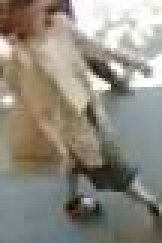
#> input picture data/y.JPG, 54 x 81 px (shown 3 times larger)
$ python test_sift.py   (older library calls are emulated)
#> lines starting #> are read from the running program, lines starting #| are printed output that depends on the picture; after the words box and inside, x2 and y2 are one past the last pixel; in counts of white or black regions, pixels touching at a corner belong together
import numpy as np
import cv2
from matplotlib import pyplot as plt

img1 = cv2.imread('../data/y.JPG',0) # queryImage
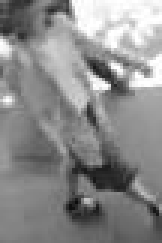
#> img1: shape (81, 54) (shown 3 times larger); min 12, max 255, mean 139
img2 = cv2.imread('../data/t.JPG',0) # trainImage
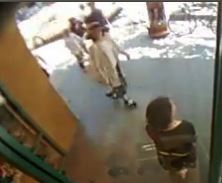
#> input picture data/t.JPG, 222 x 183 px
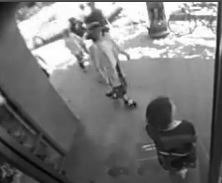
#> img2: shape (183, 222); min 0, max 255, mean 120.1

# Initiate SIFT detector
sift = cv2.SIFT()

# find the keypoints and descriptors with SIFT
kp1, des1 = sift.detectAndCompute(img1,None)
#> kp1 = 73 keypoints; strongest (x, y, size): (35, 28, 2), (39, 22, 2.6), (35, 24, 3.2), (33, 23, 3.9)
kp2, des2 = sift.detectAndCompute(img2,None)
#> kp2 = 393 keypoints; strongest (x, y, size): (216, 3, 2), (84, 25, 2.6), (89, 43, 5.1), (215, 23, 3.2)

# BFMatcher with default params
bf = cv2.BFMatcher(crossCheck=True)
matches = bf.match(des1,des2)
#> matches = 49 matches
matches = sorted(matches,key=lambda val:val.distance)


def drawMatches(img1, kp1, img2, kp2, matches):
    """
    My own implementation of cv2.drawMatches as OpenCV 2.4.9
    does not have this function available but it's supported in
    OpenCV 3.0.0

    This function takes in two images with their associated
    keypoints, as well as a list of DMatch data structure (matches)
    that contains which keypoints matched in which images.

    An image will be produced where a montage is shown with
    the first image followed by the second image beside it.

    Keypoints are delineated with circles, while lines are connected
    between matching keypoints.

    img1,img2 - Grayscale images
    kp1,kp2 - Detected list of keypoints through any of the OpenCV keypoint
              detection algorithms
    matches - A list of matches of corresponding keypoints through any
              OpenCV keypoint matching algorithm
    """

    # Create a new output image that concatenates the two images together
    # (a.k.a) a montage
    rows1 = img1.shape[0]
#> rows1 = 81
    cols1 = img1.shape[1]
#> cols1 = 54
    rows2 = img2.shape[0]
#> rows2 = 183
    cols2 = img2.shape[1]
#> cols2 = 222

    out = np.zeros((max([rows1,rows2]),cols1+cols2,3), dtype='uint8')

    # Place the first image to the left
    out[:rows1,:cols1,:] = np.dstack([img1, img1, img1])
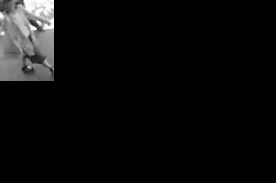
#> out: shape (183, 276, 3); min 0, max 255, mean 12

    # Place the next image to the right of it
    out[:rows2,cols1:cols1+cols2,:] = np.dstack([img2, img2, img2])
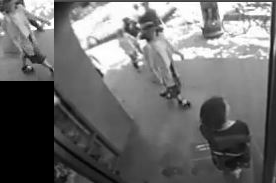
#> out: shape (183, 276, 3); min 0, max 255, mean 108.6

    # For each pair of points we have between both images
    # draw circles, then connect a line between them
    for mat in matches:

        # Get the matching keypoints for each of the images
        img1_idx = mat.queryIdx
        img2_idx = mat.trainIdx

        # x - columns
        # y - rows
        (x1,y1) = kp1[img1_idx].pt
        (x2,y2) = kp2[img2_idx].pt

        # Draw a small circle at both co-ordinates
        # radius 4
        # colour blue
        # thickness = 1
        cv2.circle(out, (int(x1),int(y1)), 4, (255, 0, 0), 1)
        cv2.circle(out, (int(x2)+cols1,int(y2)), 4, (255, 0, 0), 1)

        # Draw a line in between the two points
        # thickness = 1
        # colour blue
        cv2.line(out, (int(x1),int(y1)), (int(x2)+cols1,int(y2)), (255, 0, 0), 1)
#> this loop made 5 passes
#> (x1, y1, x2, y2) on passes 1 to 5: (7.93, 19.08, 95.06, 46.01), (43.7, 18.49, 185.9, 23.11), (41.76, 21.09, 189.3, 17.4), (32.23, 69.48, 134.2, 104.1), (17.32, 28.59, 192.5, 58.96)
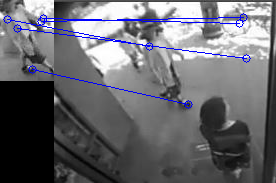
#> out: shape (183, 276, 3); 2.14% of pixels changed, all inside (x1, y1, x2, y2) = (3, 13, 251, 109); drawn as B, G, R

    return out

# only show top 20 matches
img3 = drawMatches(img1,kp1,img2,kp2,matches[:5])

# Show the image
cv2.imshow('Matched Features', img3)
cv2.waitKey(0)
cv2.destroyAllWindows()
